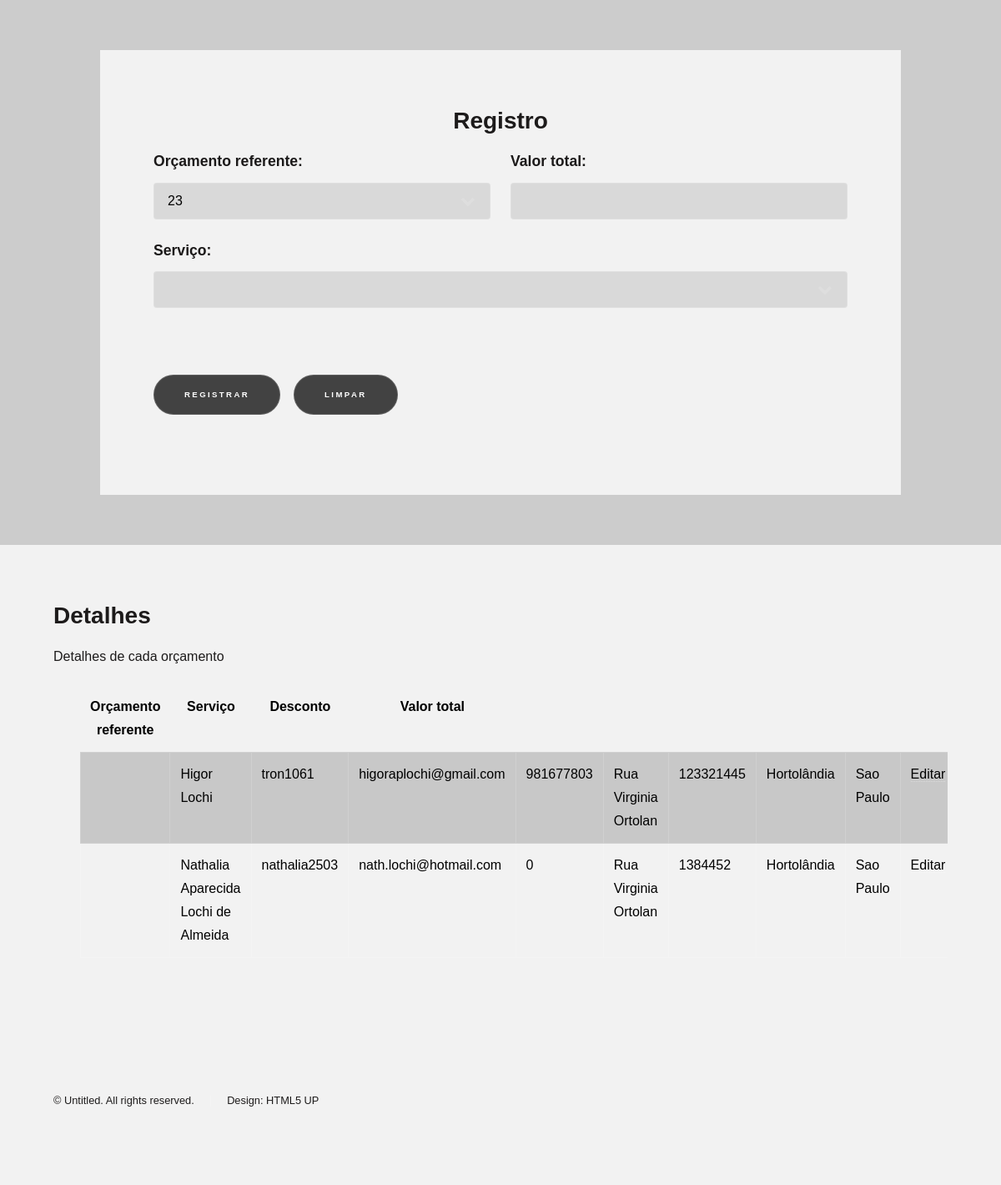
/EnterpriseWebSite/controlOS.php, run on the app's committed database.
### tables this page shows
CREATE TABLE `cliente` (
  `CPF` bigint(20) NOT NULL,
  `Nome` varchar(70) DEFAULT NULL,
  `Senha` varchar(20) DEFAULT NULL,
  `Email` varchar(70) DEFAULT NULL,
  `Telefone` int(40) DEFAULT NULL,
  `Celular` varchar(40) NOT NULL,
  `Endereco` varchar(100) NOT NULL,
  `CEP` int(20) DEFAULT NULL,
  `Numero` int(10) DEFAULT NULL,
  `Bairro` varchar(70) DEFAULT NULL,
  `Cidade` varchar(50) DEFAULT NULL,
  `Estado` int(11) DEFAULT NULL
);

CREATE TABLE `estado` (
  `ID_Estado` int(11) NOT NULL,
  `DescEstado` varchar(50) NOT NULL
);

### EnterpriseWebSite/controlOS.php (the view, shortened to what this page needs)
<!DOCTYPE HTML>
<html>
	<head>
		<link rel="stylesheet" href="assets/css/main.css" />
	</head>
	<body class="is-preload">
			<div id="wrapper">
                    <section id="four" class="wrapper style11 fade-up">
                    	<div class="inner">
                    		<h2>Registro</h2>
							<form method="post" action="cadDetOS.php">
								<div class="row gtr-uniform">
									<div class="col-6 col-12-xsmall">
										<label>Orçamento referente:</label>
										<select name="OS" id="demo-category">
										<?php
	require('ConexaoBD.php');
	$sql = "SELECT * FROM orcamento ORDER BY OS ASC";
	$resultado = mysqli_query($link,$sql);
	while ($cont = mysqli_fetch_array($resultado)) {
		echo "<option value='".$cont['OS']."'>".$cont['OS']."</option>";
	}
?>
                                        </select>
									</div>
									<div class="col-6 col-12-xsmall">
										<label>Valor total:</label>
										<input type="text" name="ValorT" id="demo-email" value=""/>
                                    </div>
									<div class="col-12 col-12-xsmall">
										<label>Serviço:</label>
										<select name="Servico" id="demo-category"></select>
                                    </div>
									<div class="col-12">
										<ul class="actions">
											<li><input type="submit" value="Registrar" class="primary"/></li>
											<li><input type="reset" value="Limpar"/></li>
										</ul>
									</div>
								</div>
						    </form>
                        </div>
                    </section>
                    <section id="" class="wrapper style4 fade-up">
                    	<div class="inner">
                    		<h2>Detalhes</h2>
                            <p>Detalhes de cada orçamento</p>
							<div class="table-wrapper">
										<table class="alt">
											<thead>
												<tr>
													<th>Orçamento referente</th>
													<th>Serviço</th>
													<th>Desconto</th>
													<th>Valor total</th>
												</tr>
											</thead>
											<tbody>
												<?php
                                        	require('ConexaoBD.php');
                                        	$sql = "SELECT a.CPF, a.Nome, a.Senha, a.Email, a.Telefone, a.Endereco, a.CEP, a.Cidade, b.DescEstado FROM cliente a
INNER JOIN estado b ON a.Estado = b.ID_Estado ORDER BY Nome ASC";
                                        	$resultado = mysqli_query($link,$sql);
                                        	while ($cont = mysqli_fetch_array($resultado)) {
                                        		echo "
                                        		<tr>
                                                    <td>".$cont['Orcamento']."</td>
                                                    <td>".$cont['Nome']."</td>
                                                    <td>".$cont['Senha']."</td>
                                                    <td>".$cont['Email']."</td>
                                                    <td>".$cont['Telefone']."</td>
                                                    <td>".$cont['Endereco']."</td>
                                                    <td>".$cont['CEP']."</td>
                                                    <td>".$cont['Cidade']."</td>
                                                    <td>".$cont['DescEstado']."</td>
                                                    <td>
                                                    <a href='editDetOS.php?CPF=".$cont['CPF']."'target='new_blank'>
                                                    Editar
                                                    </a>
                                                    </td>
                                                    <td>
                                                    <a href='delDelOS.php?CPF=".$cont['CPF']."'target=''>
                                                    Excluir
                                                    </a>
                                                    </td>
                                        		</tr>
                                        		";
                                        	}
                                        	?>
											</tbody>
										</table>
									</div>
                        </div>
                    </section>
			</div>
			<footer id="footer" class="wrapper style1-alt">
				<div class="inner">
					<ul class="menu">
						<li>&copy; Untitled. All rights reserved.</li><li>Design: <a href="http://html5up.net">HTML5 UP</a></li>
					</ul>
				</div>
			</footer>
	</body>
</html>

### data on the page
cliente: Nome "Higor Lochi", Senha "tron1061", Email "higoraplochi@gmail.com", Telefone "981677803", Endereco "Rua Virginia Ortolan", CEP "123321445", Cidade "Hortolândia", Estado.DescEstado "Sao Paulo"
cliente: Nome "Nathalia Aparecida Lochi de Almeida", Senha "nathalia2503", Email "nath.lochi@hotmail.com", Telefone "0", Endereco "Rua Virginia Ortolan", CEP "1384452", Cidade "Hortolândia", Estado.DescEstado "Sao Paulo"

### other printed values
form field OS "23"
